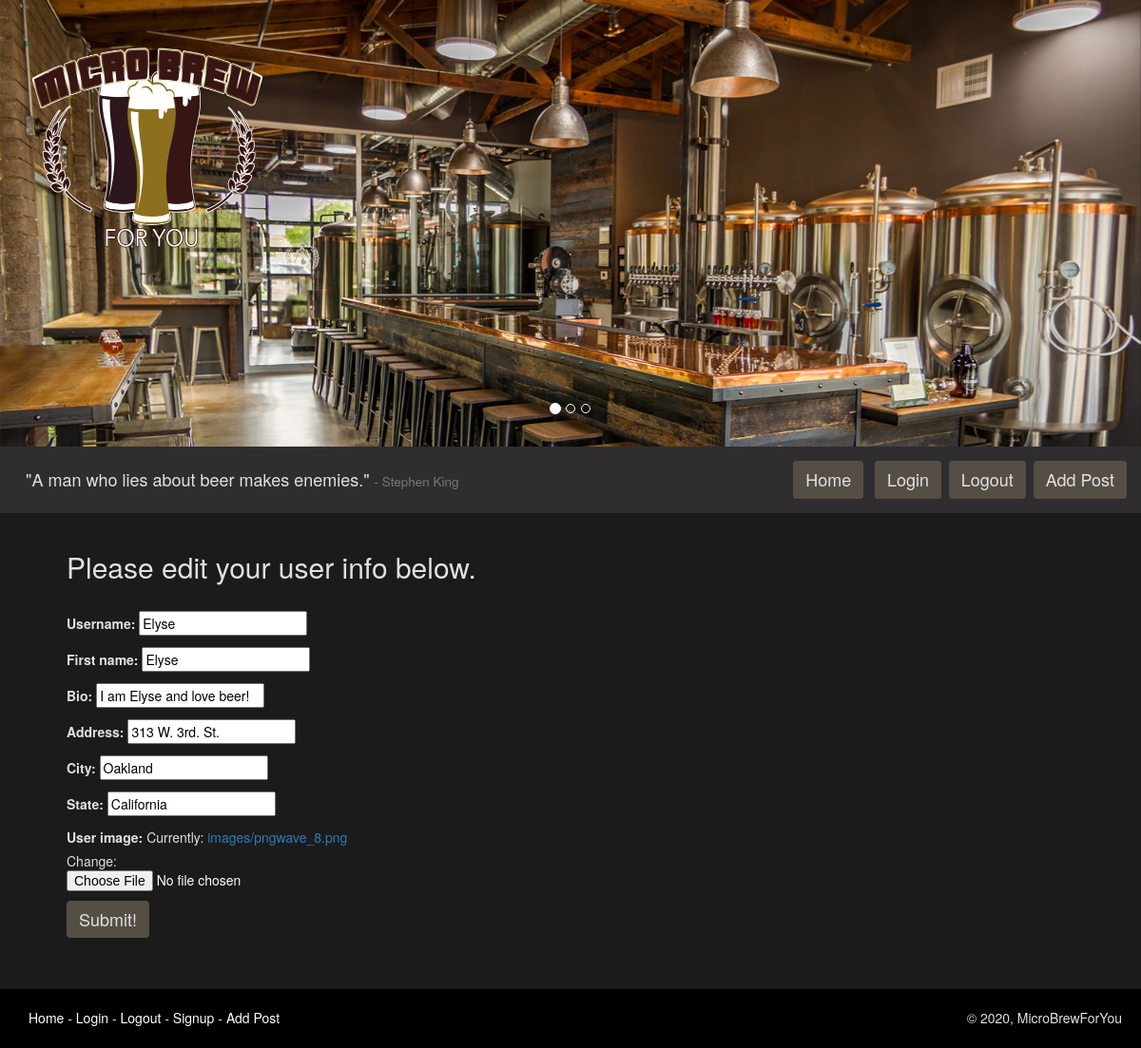
/edituser/4/ (signed in), run on the app's committed database.
### microbrewforyou_app/models.py (models this page shows, shortened)
class CustomUser(AbstractUser):
    bio = models.CharField(max_length=280, default='')
    user_image = models.ImageField(
        upload_to='images/', blank=True)
    users_following = models.ManyToManyField(
        "self", symmetrical=False, related_name='CustomUser')
    fav_breweries = models.ManyToManyField(
        "Breweries", symmetrical=False,
        related_name='fav_breweries', blank=True)
    fav_brewtypes = models.ManyToManyField(
        "BrewTypes", symmetrical=False,
        related_name='fav_brewtypes', blank=True)
    address = models.CharField(max_length=280)
    city = models.CharField(max_length=50)
    state = models.CharField(max_length=50)
    user_since = models.DateTimeField(default=timezone.now)
    REQUIRED_FIELDS = ['first_name', 'bio', 'address', 'city', 'state']

### microbrewforyou_app/views.py (the view, shortened to what this page needs)
def edit_user_view(request, user_id):
    edit_user = CustomUser.objects.filter(id=user_id).first()
    if edit_user == request.user:
        user_form = EditUserForm(initial={'username': edit_user.username,
                                          'first_name': edit_user.first_name,
                                          'bio': edit_user.bio,
                                          'user_image': edit_user.user_image,
                                          'address': edit_user.address,
                                          'city': edit_user.city,
                                          'state': edit_user.state})
        words_quote = "A man who lies about beer makes enemies."
        words_author = "Stephen King"
        return render(request, "edit_user.html",
                      {"form": user_form,
                       "profile_user": request.user,
                       'words_author': words_author,
                       "words_quote": words_quote})
    else:
        return HttpResponseRedirect(reverse(
            "edit_userview", args=[edit_user.id]))

### microbrewforyou_app/forms.py
class EditUserForm(forms.Form):
    username = forms.CharField(max_length=240)
    first_name = forms.CharField(max_length=240)
    bio = forms.CharField(max_length=280)
    address = forms.CharField(max_length=280)
    city = forms.CharField(max_length=50)
    state = forms.CharField(max_length=50)
    user_image = forms.ImageField()

### templates/edit_user.html
{% extends 'base.html' %} {% block content %}
<br />
<h2>Please edit your user info below.</h2>
<br />
<form action="" method="post" enctype="multipart/form-data">
  {% csrf_token %} {{ form.as_p }}
  <input class="btn button-menu" type="submit" value="Submit!" />
</form>
<br />
<br />
{% endblock %}

### static/css/main.css (style rules this page uses)
body#custom_body { background-color: #1b1b1b; color: #e0e1e5; }
input[type="submit"] { background-color: #554e45; color: #e0e1e5; font-size: 18px; }
form input, form select, form textarea { color: black; }
input[type="file"] { color: white; }

### data on the page
CustomUser: username "Elyse", first_name "Elyse", bio "I am Elyse and love beer!", address "313 W. 3rd. St.", city "Oakland", state "California"

### other printed values
{{ words_quote }} "A man who lies about beer makes enemies."
{{ words_author }} "Stephen King"
